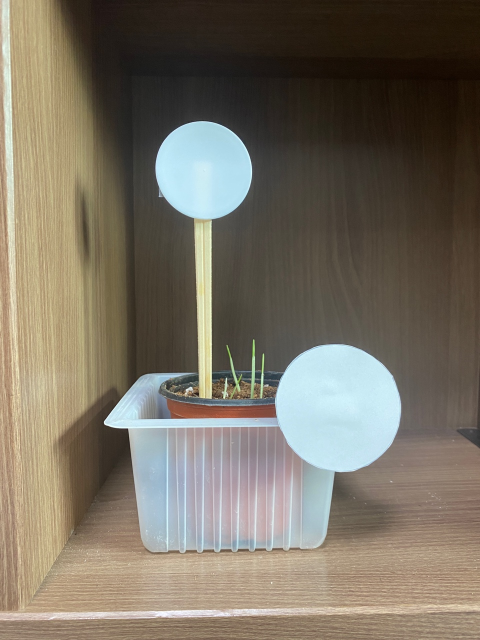
#> input picture capstone/grass.jpg, 960 x 1280 px, found by its file name (shown at 1/2 size)
$ python getSize.py
#> lines starting #> are read from the running program, lines starting #| are printed output that depends on the picture; after the words box and inside, x2 and y2 are one past the last pixel; in counts of white or black regions, pixels touching at a corner belong together
#####################
#실행 전 가상환경 실행하기 capstone 경로에서 source bin/activate로 실행!!!!!!!!!!!
#아나콘다 프롬프트 열고 conda activate capstone 후 code 로 vscode실행 그리고 코드에서 우클릭 후 RUN PYTHON FILE IN TERMINAL로 실해하기
#####################
from functools import total_ordering
import sys
import numpy as np
import matplotlib.pyplot as plt
import cv2

def getImage():
    image = cv2.imread(".\grass.jpg")#이미지 읽기r
#> image is the input picture: shape (1280, 960, 3); mean B, G, R 99.5, 113.1, 121
    image = cv2.resize(image, dsize=(720,1080))
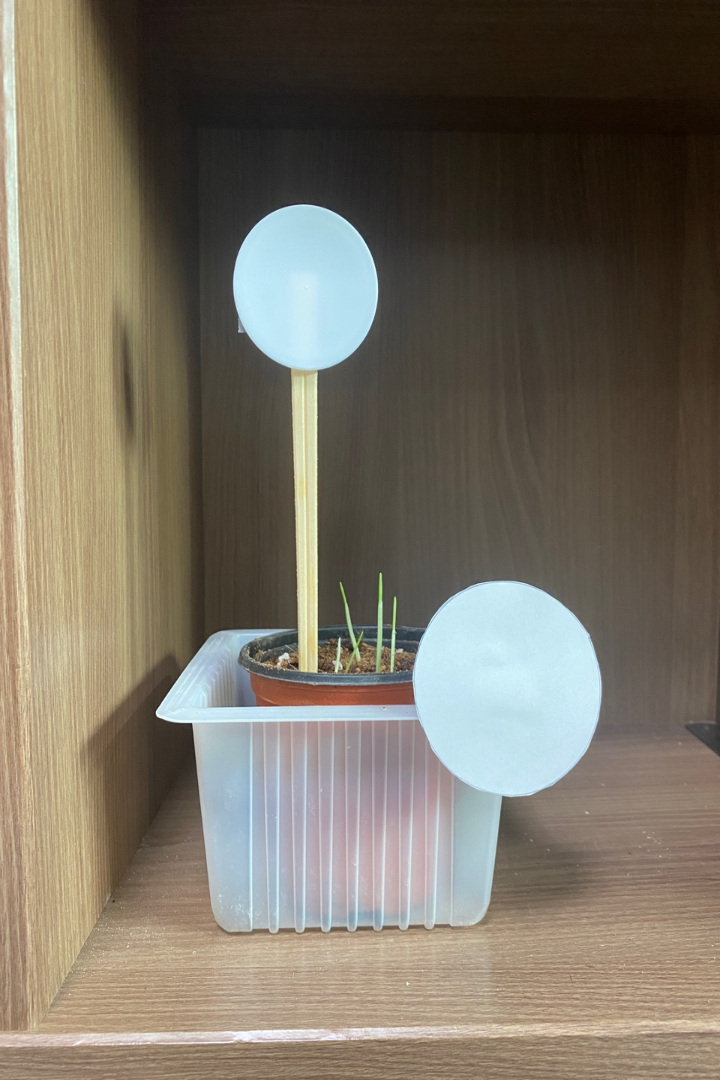
#> image: shape (1080, 720, 3); mean B, G, R 99.4, 113, 120.8
    plt.subplot(231),plt.imshow(image),plt.title('Input')
    return image

def getBlur(image):
    blur = cv2.blur(image,(5,8))
    return blur

def getgray(image):
    gray = cv2.cvtColor(image, cv2.COLOR_BGR2GRAY)
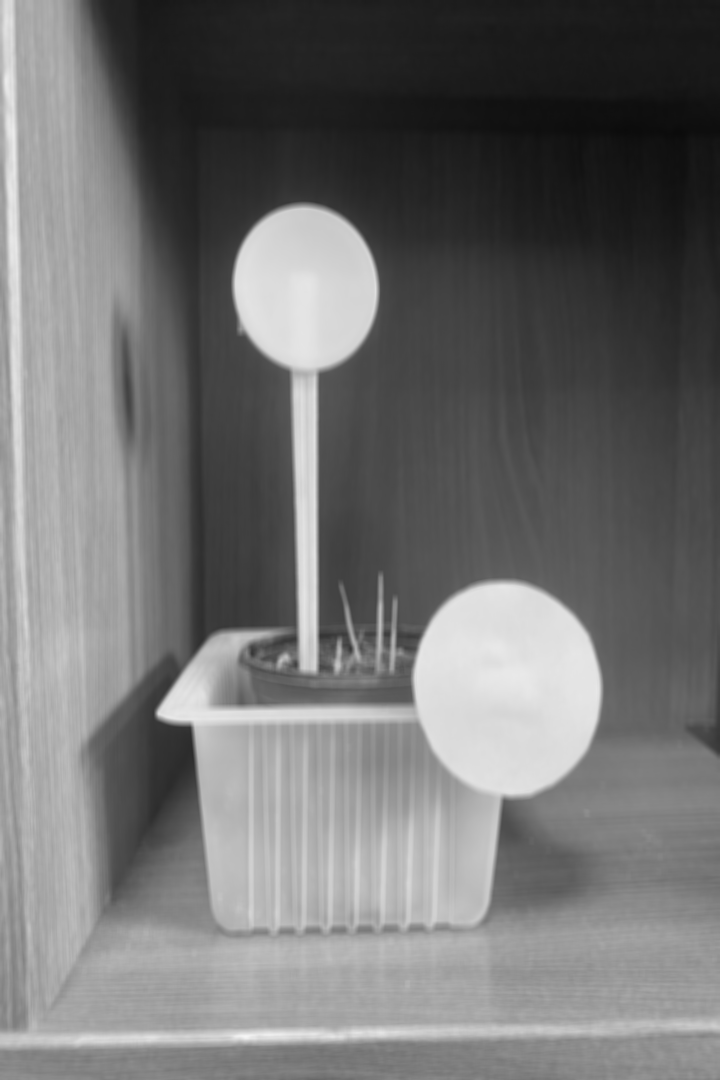
#> gray: shape (1080, 720); min 11, max 246, mean 113.8
    plt.subplot(235),plt.imshow(gray, cmap='gray'),plt.title('gray')

    return gray

def getCircleCenterPoint(image): #graysclae을 인풋으로 넣어줘야 함!!!!!!!!!!!!!!!!!!!!!
    circles = cv2.HoughCircles(image, cv2.HOUGH_GRADIENT, 1, 300,
                               param1=250, param2=30, minRadius=50, maxRadius=150)
#> circles = [[286.5, 289.5, 91.4], [489.5, 689.5, 112.6]]
    print(circles)
#| [[[286.5 289.5  91.4]
#|   [489.5 689.5 112.6]]]

    cornerpoint = [[0 for col in range(2)] for row in range(4)]
    point = [[0,0],[0,0],[0,0],[0,0]]

    # 원 중심 좌표 얻은 리스트로 작은 원을 그려서 표시
    if circles is not None:
        for i in range(circles.shape[1]):
            cx, cy, radius = circles[0][i]
            point[i] = [cx, cy]
#> this loop made 2 passes
#> after the loop, point = [[286.5, 289.5], [489.5, 689.5], [0, 0], [0, 0]]

    rows,cols = image.shape
#> rows = 1080; cols = 720
    print(point)
#| [[286.5, 289.5], [489.5, 689.5], [0, 0], [0, 0]]

    #point = [[45,140],[600,67],[50,986],[612,1051]]

    pts1 = np.float32(point)
#> pts1 = [[286.5, 289.5], [489.5, 689.5], [0, 0], [0, 0]]
    rightUnderPoint = [pts1[0][0],pts1[1][1]]
#> rightUnderPoint = [286.5, 689.5]
    leftUpperPoint = [pts1[1][0],pts1[0][0]]
#> leftUpperPoint = [489.5, 286.5]
    pts1[2]=rightUnderPoint
    pts1[3]=leftUpperPoint
    print(pts1)
#| [[286.5 289.5]
#|  [489.5 689.5]
#|  [286.5 689.5]
#|  [489.5 286.5]]
    plt.plot(*zip(*point), marker='.', color='r', ls='')
    return pts1

def tiltAndCrop(pts1, image): #원의 중심좌표 있는거로 넣어줄 것. 입력은 블러 이미지로 인풋!!!!!!!
    pts2 = np.float32([[0,0],[70,150],[0,150],[70,0]]) #일단은 변수를 하드코딩으로 넣었지만 나중에 자동으로 계산해서 넣을 수 있게 하기.

    M = cv2.getPerspectiveTransform(pts1,pts2)# a4용지에 맞춰서 tilt, crop한다.

    dst = cv2.warpPerspective(image,M,(70,150))# a4용지에 맞춰서 tilt, crop한다.
    plt.subplot(232),plt.imshow(dst),plt.title('Output')
    return dst

def getMask(image): #인풋을 dst로 줘야함.
    img_hsv = cv2.cvtColor(image, cv2.COLOR_BGR2HSV) # cvtColor 함수를 이용하여 hsv 색공간으로 변환5
    lower_green = np.array([32, 60, 60]) # hsv 이미지에서 바이너리 이미지로 생성 , 적당한 값 30
    upper_green = np.array([75, 255, 255])
    img_mask = cv2.inRange(img_hsv, lower_green, upper_green) # 범위내의 픽셀들은 흰색, 나머지 검은색
    plt.subplot(233),plt.imshow(img_mask),plt.title('mask')
    return img_mask

def getTall(img_mask): # 키 구하는 함수 마스크를 인풋으로 줘야함!
    cardCanny = cv2.Canny(img_mask,100,550)

    corners = cv2.goodFeaturesToTrack(cardCanny, 100, 0.1, 0, blockSize=5, useHarrisDetector=True, k =0.03) # 엣지 디텍션 하기.
    #print(corners)

    #root  # 뿌리 부근 좌표 리스트
    #leaf # 이파리 끝 부분 좌표 리스트
    total = []
    for i in range(len(corners)): # 119 이상이면 풀의 대가리 , 80 이하면 풀의 뿌리 끝점
        temp = corners[i][0][1]
        total.append(temp)

    uppertemp = []
    lowertemp = []

    total.sort()
    uppertemp = total
    leaf = sum(uppertemp[0:5])

    total.reverse()
    lowertemp = total
    root = sum(lowertemp[0:5])

    print(root)
    print(leaf)

    rootstartavg = root / 5
    leafstartavg = leaf / 5
    tall = rootstartavg - leafstartavg
    tall = tall.__round__(2)
    print("키는:",tall)
    return(tall)

if __name__ == "__main__":
    print("직접 실행")
    image = getImage()
    blur = getBlur(image)
    blurgray = getgray(blur)
    points = getCircleCenterPoint(blurgray)
#> points = [[286.5, 289.5], [489.5, 689.5], [286.5, 689.5], [489.5, 286.5]]
    dst = tiltAndCrop(points, image)
#> in tiltAndCrop, `M = cv2.getPerspectiveTransform(pts1,pts2)# a4용지에 맞춰서 tilt, crop한다.`: M = [[0.351, 1.81e-17, -100.6], [0.0056, 0.379, -111.3], [3.73e-05, 2.59e-19, 1]]
#> in tiltAndCrop, `dst = cv2.warpPerspective(image,M,(70,150))# a4용지에 맞춰서 tilt, crop한다.`:
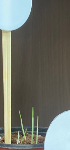
#> dst: shape (150, 70, 3); mean B, G, R 105.9, 115, 111.9
    imagemask = getMask(dst)
#> in getMask, `img_hsv = cv2.cvtColor(image, cv2.COLOR_BGR2HSV)`: img_hsv: shape (150, 70, 3); mean H, S, V 37.7, 47.6, 121
#> in getMask, `img_mask = cv2.inRange(img_hsv, lower_green, upper_green)`:
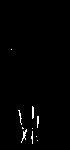
#> img_mask: shape (150, 70); 1.1% white in thin lines or dots, all inside (x1, y1, x2, y2) = (11, 49, 39, 144)
    tall = getTall(imagemask)
#> in getTall, `cardCanny = cv2.Canny(img_mask,100,550)`:
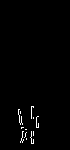
#> cardCanny: shape (150, 70); 1.2% white in thin lines or dots, all inside (x1, y1, x2, y2) = (18, 106, 39, 144)
#> in getTall, `corners = cv2.goodFeaturesToTrack(cardCanny, 100, 0.1, 0, blockSize=5,..`: corners = 18 rows, first 8: [32, 107], [32, 142], [37, 126], [23, 130], [24, 132], [21, 126], [36, 117], [19, 110]
#> the loop in getTall, `for i in range(len(corners)):` made 18 passes
#> temp on passes 1 to 12: 107, 142, 126, 130, 132, 126, 117, 110, 117, 137, 132, 137
#> after the loop in getTall, `for i in range(len(corners)):`: total = [107, 142, 126, 130, 132, 126, 117, 110, 117, 137, 132, 137, 113, 141, 138, 132, 122, 121]
#> in getTall, `uppertemp = total`: uppertemp = [107, 110, 113, 117, 117, 121, 122, 126, 126, 130, 132, 132, 132, 137, 137, 138, 141, 142]
#> in getTall, `leaf = sum(uppertemp[0:5])`: leaf = 564
#> in getTall, `lowertemp = total`: lowertemp = [142, 141, 138, 137, 137, 132, 132, 132, 130, 126, 126, 122, 121, 117, 117, 113, 110, 107]
#> in getTall, `root = sum(lowertemp[0:5])`: root = 695
#| 695.0
#| 564.0
#> in getTall, `rootstartavg = root / 5`: rootstartavg = 139
#> in getTall, `leafstartavg = leaf / 5`: leafstartavg = 112.8
#> in getTall, `tall = rootstartavg - leafstartavg`: tall = 26.2
#| 키는: 26.2
#> tall = 26.2
    plt.show()
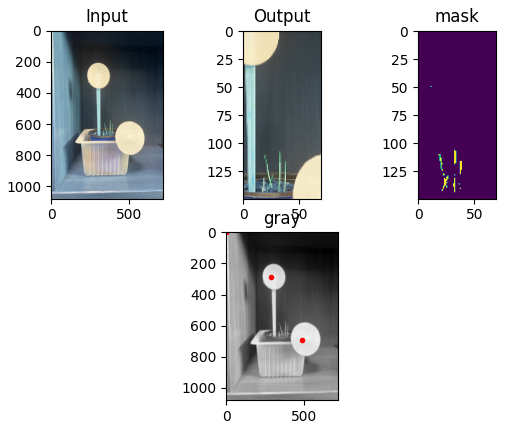
#> figure drawn by matplotlib, 4 panels; B, G, R data is drawn as R, G, B
else:
    print("임포트되어 사용됨")
    print(__name__)
